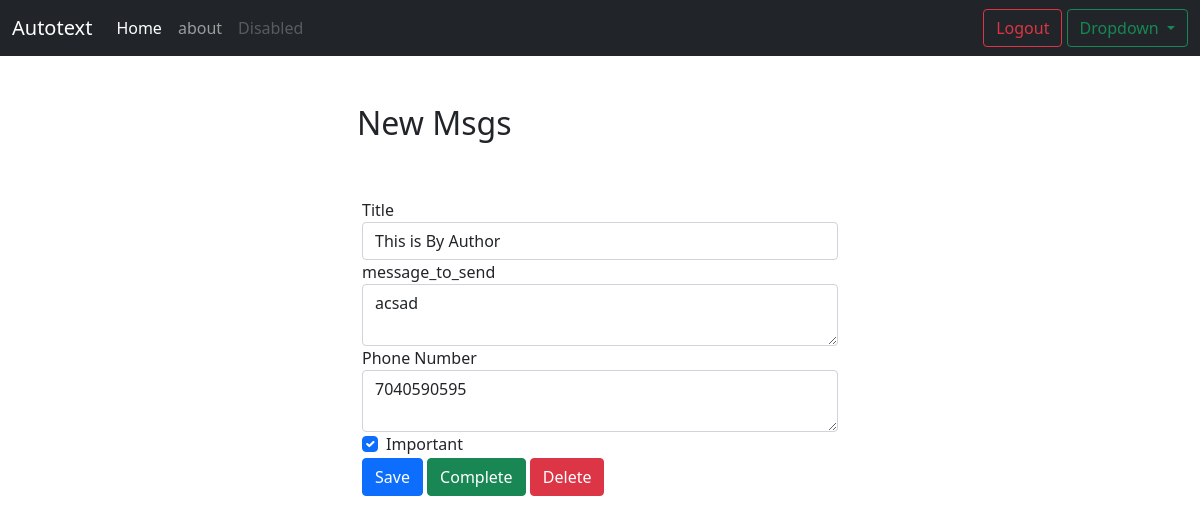
The app's page /msg/2 (signed in) with its own data.
### reminders/models.py (models this page shows, shortened)
class Automate_text(models.Model):
    title = models.CharField(max_length=100)
    message = models.TextField(blank=True)
    number = models.IntegerField(blank=False)
    created = models.DateTimeField(auto_now_add=True)
    datecompleted = models.DateTimeField(null=True, blank=True)
    important = models.BooleanField(default=False)
    user = models.ForeignKey(User, on_delete=models.CASCADE)

### reminders/views.py (the view, shortened to what this page needs)
# urls.py: path('msg/<int:msg_pk>', views.viewmsgs, name='viewmsgs'),
@login_required
def viewmsgs(request, msg_pk):
    msg = get_object_or_404(Automate_text, pk=msg_pk, user=request.user)
    if request.method == 'GET':
        form = TimetableForm(instance=msg)
        return render(request, 'reminders/view_msgs.html', {'msg':msg, 'form':form})

### reminders/forms.py
class TimetableForm(ModelForm):
    class Meta:
        model = Automate_text
        fields = ['title', 'message', 'number',  'important']

### reminders/templates/reminders/view_msgs.html (shortened to what this page needs)
{% extends "reminders/base_two.html" %}
{% block content %}
<div class="row justify-content-center mt-5">
    <div class="col-md-5">
        <h2>New Msgs</h2>
    </div>
    <div class="row justify-content-center mt-5">
        <div class="col-md-5">
            <form method="POST">
                <div class="form-group">
                    <label for="title">Title</label>
                    <input type="text" name="title" class="form-control" id="title" value="{{ msg.title }}" required>
                </div>
                <div class="form-group">
                    <label for="message">message_to_send</label>
                    <textarea name="message" rows="2" class="form-control" id="message" >{{ msg.message }}</textarea>
                </div>
                <div class="form-group">
                    <label for="number">Phone Number</label>
                    <textarea name="number" rows="2" class="form-control" id="number" >{{ msg.number }}</textarea>
                </div>
                <div class="form-group form-check">
                    <input type="checkbox" name="important" class="form-check-input" id="important" {% if msg.important %}checked{% endif %}>
                    <label class="form-check-label" for="important">Important</label>
                </div>
                <button type="submit" class="btn btn-primary">Save</button>
                <button type="button" class="btn btn-success" onclick="$('#complete').click()">Complete</button>
                <button type="button" class="btn btn-danger" onclick="$('#delete').click()">Delete</button>
            </form>
        </div>
    </div>
</div>
{% endblock %}

### records on screen
Automate_text: title "This is By Author", message "acsad", number "7040590595", important "☑"
